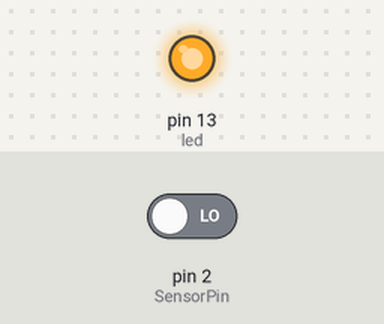
This sketch was run on a simulated Arduino Uno, built with avr-gcc and run on an emulated ATmega328P. Parts: output pins drawn as LEDs (lit = HIGH). The inputs (shaded band) are chosen by the test bench; at power-on: pin 2 (SensorPin) LOW.

Above: at 2.8 s.
2.9 s: pin 2 (SensorPin) driven HIGH
At 4.2 s:
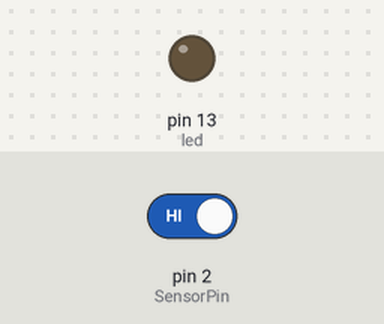
4.5 s: pin 2 (SensorPin) driven LOW
At 5.8 s:
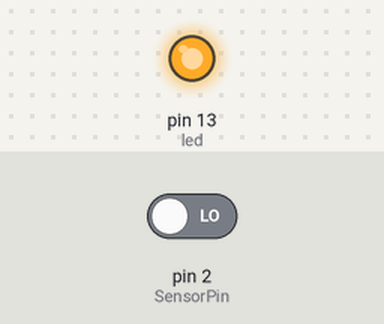
Timing chart, 0 to 7.5 s (numbered marks = the images above; inputs shaded):
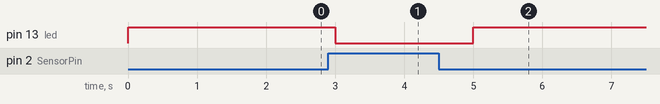

Measured:
- after the input at 2.9 s, pin 13 (led): HIGH → LOW after 0.10 s
- after the input at 4.5 s, pin 13 (led): LOW → HIGH after 0.50 s

The sketch:

main1.ino
```cpp
int led = 13 ;
int SensorPin = 2;
int valueDigital ;

void setup ()
{
  pinMode (led, OUTPUT) ;
  pinMode (SensorPin, INPUT) ;
  Serial.begin(9600);
}

void loop ()
{
  valueDigital = digitalRead (SensorPin) ;
    if (valueDigital == HIGH)
     { digitalWrite (led, LOW);
     }
    else
     { digitalWrite (led, HIGH);
     }
  delay(1000);
}
```
